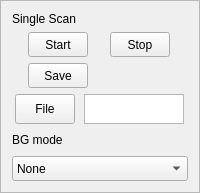
                <widget class="QFrame" name="frame_7">
                 <property name="sizePolicy">
                  <sizepolicy hsizetype="Minimum" vsizetype="Minimum">
                   <horstretch>0</horstretch>
                   <verstretch>0</verstretch>
                  </sizepolicy>
                 </property>
                 <property name="minimumSize">
                  <size>
                   <width>180</width>
                   <height>0</height>
                  </size>
                 </property>
                 <property name="maximumSize">
                  <size>
                   <width>200</width>
                   <height>16777215</height>
                  </size>
                 </property>
                 <property name="frameShape">
                  <enum>QFrame::StyledPanel</enum>
                 </property>
                 <property name="frameShadow">
                  <enum>QFrame::Sunken</enum>
                 </property>
                 <layout class="QHBoxLayout" name="horizontalLayout_19">
                  <item>
                   <layout class="QVBoxLayout" name="verticalLayout_8">
                    <item>
                     <widget class="QLabel" name="label_18">
                      <property name="text">
                       <string>Single Scan</string>
                      </property>
                     </widget>
                    </item>
                    <item>
                     <layout class="QGridLayout" name="gridLayout">
                      <item row="0" column="0">
                       <widget class="QPushButton" name="ScanSingleStartButton">
                        <property name="sizePolicy">
                         <sizepolicy hsizetype="Minimum" vsizetype="Minimum">
                          <horstretch>0</horstretch>
                          <verstretch>0</verstretch>
                         </sizepolicy>
                        </property>
                        <property name="minimumSize">
                         <size>
                          <width>50</width>
                          <height>25</height>
                         </size>
                        </property>
                        <property name="maximumSize">
                         <size>
                          <width>60</width>
                          <height>30</height>
                         </size>
                        </property>
                        <property name="text">
                         <string>Start</string>
                        </property>
                       </widget>
                      </item>
                      <item row="2" column="0">
                       <widget class="QPushButton" name="pushButton_3">
                        <property name="sizePolicy">
                         <sizepolicy hsizetype="Minimum" vsizetype="Minimum">
                          <horstretch>0</horstretch>
                          <verstretch>0</verstretch>
                         </sizepolicy>
                        </property>
                        <property name="minimumSize">
                         <size>
                          <width>50</width>
                          <height>25</height>
                         </size>
                        </property>
                        <property name="maximumSize">
                         <size>
                          <width>60</width>
                          <height>30</height>
                         </size>
                        </property>
                        <property name="text">
                         <string>Save</string>
                        </property>
                       </widget>
                      </item>
                      <item row="0" column="1">
                       <widget class="QPushButton" name="pushButton">
                        <property name="sizePolicy">
                         <sizepolicy hsizetype="Minimum" vsizetype="Minimum">
                          <horstretch>0</horstretch>
                          <verstretch>0</verstretch>
                         </sizepolicy>
                        </property>
                        <property name="minimumSize">
                         <size>
                          <width>50</width>
                          <height>25</height>
                         </size>
                        </property>
                        <property name="maximumSize">
                         <size>
                          <width>60</width>
                          <height>30</height>
                         </size>
                        </property>
                        <property name="text">
                         <string>Stop</string>
                        </property>
                       </widget>
                      </item>
                     </layout>
                    </item>
                    <item>
                     <layout class="QHBoxLayout" name="horizontalLayout_8">
                      <item>
                       <widget class="QPushButton" name="ScanFileButton">
                        <property name="sizePolicy">
                         <sizepolicy hsizetype="Minimum" vsizetype="Minimum">
                          <horstretch>0</horstretch>
                          <verstretch>0</verstretch>
                         </sizepolicy>
                        </property>
                        <property name="minimumSize">
                         <size>
                          <width>50</width>
                          <height>25</height>
                         </size>
                        </property>
                        <property name="maximumSize">
                         <size>
                          <width>60</width>
                          <height>30</height>
                         </size>
                        </property>
                        <property name="text">
                         <string>File</string>
                        </property>
                       </widget>
                      </item>
                      <item>
                       <widget class="QTextEdit" name="ScanFileBox">
                        <property name="sizePolicy">
                         <sizepolicy hsizetype="Minimum" vsizetype="Minimum">
                          <horstretch>0</horstretch>
                          <verstretch>0</verstretch>
                         </sizepolicy>
                        </property>
                        <property name="minimumSize">
                         <size>
                          <width>40</width>
                          <height>25</height>
                         </size>
                        </property>
                        <property name="maximumSize">
                         <size>
                          <width>100</width>
                          <height>30</height>
                         </size>
                        </property>
                        <property name="verticalScrollBarPolicy">
                         <enum>Qt::ScrollBarAlwaysOff</enum>
                        </property>
                        <property name="horizontalScrollBarPolicy">
                         <enum>Qt::ScrollBarAlwaysOff</enum>
                        </property>
                       </widget>
                      </item>
                     </layout>
                    </item>
                    <item>
                     <widget class="QLabel" name="label_13">
                      <property name="sizePolicy">
                       <sizepolicy hsizetype="Minimum" vsizetype="Minimum">
                        <horstretch>0</horstretch>
                        <verstretch>0</verstretch>
                       </sizepolicy>
                      </property>
                      <property name="minimumSize">
                       <size>
                        <width>120</width>
                        <height>20</height>
                       </size>
                      </property>
                      <property name="maximumSize">
                       <size>
                        <width>200</width>
                        <height>30</height>
                       </size>
                      </property>
                      <property name="text">
                       <string>BG mode</string>
                      </property>
                     </widget>
                    </item>
                    <item>
                     <widget class="QComboBox" name="comboBox_2">
                      <property name="sizePolicy">
                       <sizepolicy hsizetype="Minimum" vsizetype="Minimum">
                        <horstretch>0</horstretch>
                        <verstretch>0</verstretch>
                       </sizepolicy>
                      </property>
                      <property name="minimumSize">
                       <size>
                        <width>0</width>
                        <height>25</height>
                       </size>
                      </property>
                      <property name="maximumSize">
                       <size>
                        <width>16777215</width>
                        <height>30</height>
                       </size>
                      </property>
                      <item>
                       <property name="text">
                        <string>None</string>
                       </property>
                      </item>
                      <item>
                       <property name="text">
                        <string>Two Window</string>
                       </property>
                      </item>
                      <item>
                       <property name="text">
                        <string>Background Channel</string>
                       </property>
                      </item>
                     </widget>
                    </item>
                   </layout>
                  </item>
                 </layout>
                </widget>
